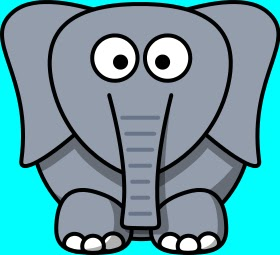
#> input picture img/p02.jpg, 280 x 255 px
$ python test04_1.py
#> lines starting #> are read from the running program, lines starting #| are printed output that depends on the picture; after the words box and inside, x2 and y2 are one past the last pixel; in counts of white or black regions, pixels touching at a corner belong together
# OpenCV的影像梯度與邊緣偵測
# 讀圖
import cv2
import numpy as np
img1 = cv2.imread("./img/p02.jpg", 0)  # (flag = 0 or 1 or -1)
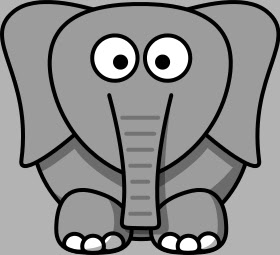
#> img1: shape (255, 280); min 0, max 255, mean 140.4
ret, img = cv2.threshold(img1, 150, 255, cv2.THRESH_BINARY)
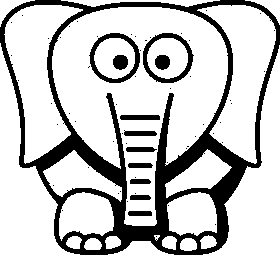
#> img: shape (255, 280); 77.2% white; 65 black regions (53 under 20 px), largest, box (x1, y1, x2, y2) and area: (0, 0, 280, 255) 13590, (143, 33, 194, 83) 665, (89, 33, 140, 83) 661
cv2.imshow("img", img)

# Canny邊緣偵測
canny1 = cv2.Canny(img1, 30, 100)
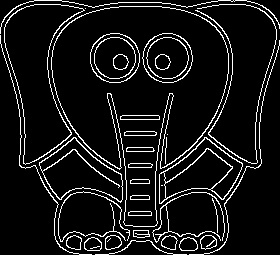
#> canny1: shape (255, 280); 8.6% white in thin lines or dots
cv2.imshow("canny1", canny1)
canny2 = cv2.Canny(img1, 50, 200)
#> canny2: shape (255, 280); 8.6% white in thin lines or dots
cv2.imshow("canny2", canny2)
canny3 = cv2.Canny(img1, 100, 200)
#> canny3: shape (255, 280); 8.5% white in thin lines or dots
cv2.imshow("canny3", canny3)

cv2.waitKey(0)
cv2.destroyAllWindows()

$ run again, with img/p01.jpg copied over img/p02.jpg
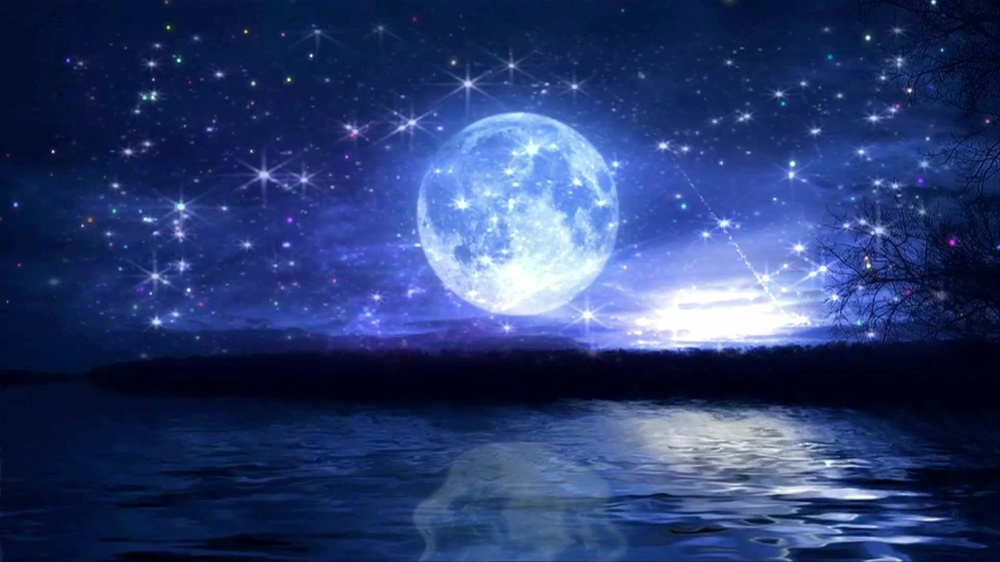
#> input picture img/p01.jpg, 1000 x 562 px, shrunk from 1440 x 810 before the run
#> `ret, img = cv2.threshold(img1, 150, 255, cv2.THRESH_BINARY)`:
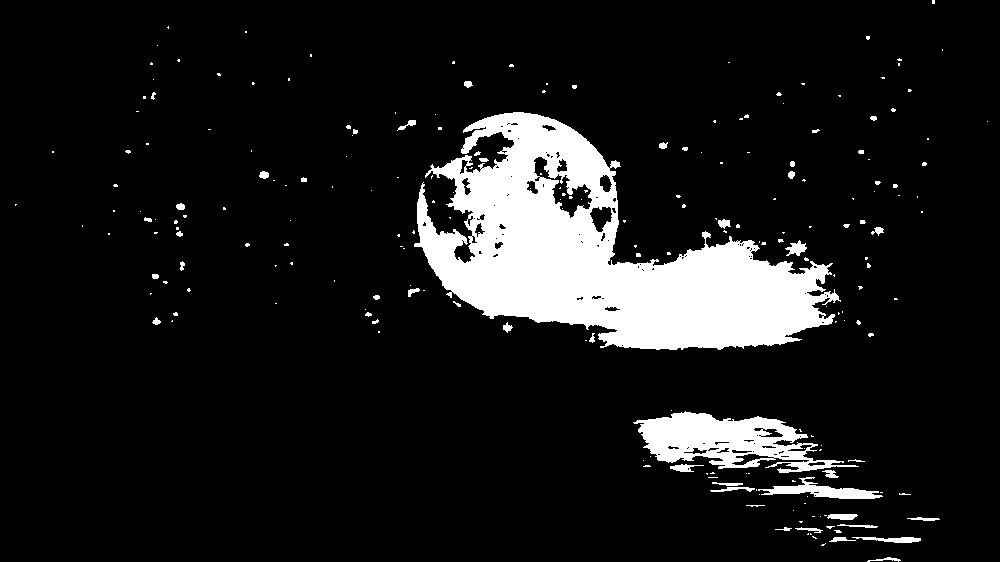
#> img: shape (562, 1000); 10.5% white; 221 white regions (171 under 20 px), largest, box (x1, y1, x2, y2) and area: (414, 112, 841, 350) 47367, (633, 411, 859, 473) 6724, (758, 477, 883, 499) 1074
#> canny1: shape (562, 1000); 8.8% white in thin lines or dots
#> canny2: shape (562, 1000); 4.4% white in thin lines or dots
#> `canny3 = cv2.Canny(img1, 100, 200)`:
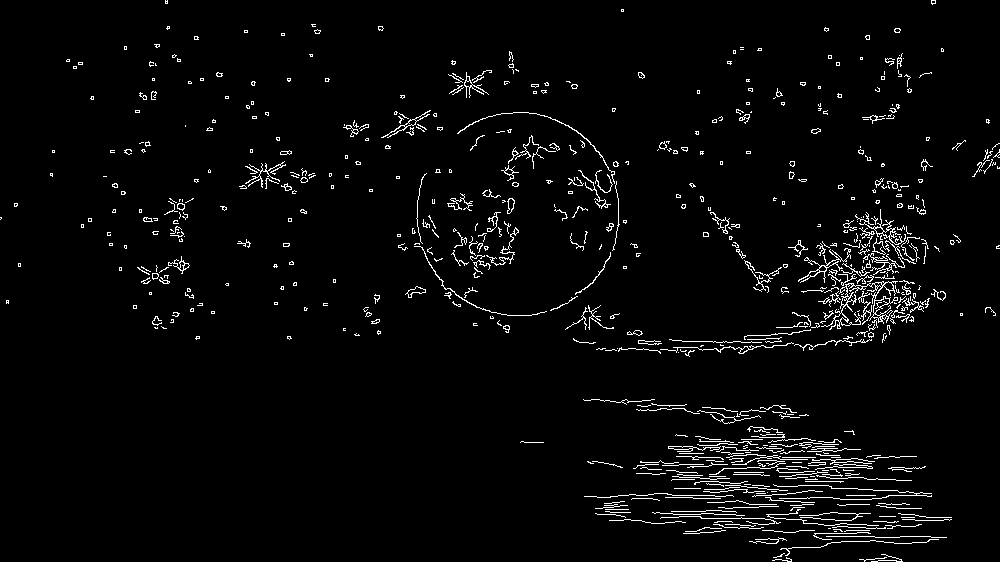
#> canny3: shape (562, 1000); 3.2% white in thin lines or dots
